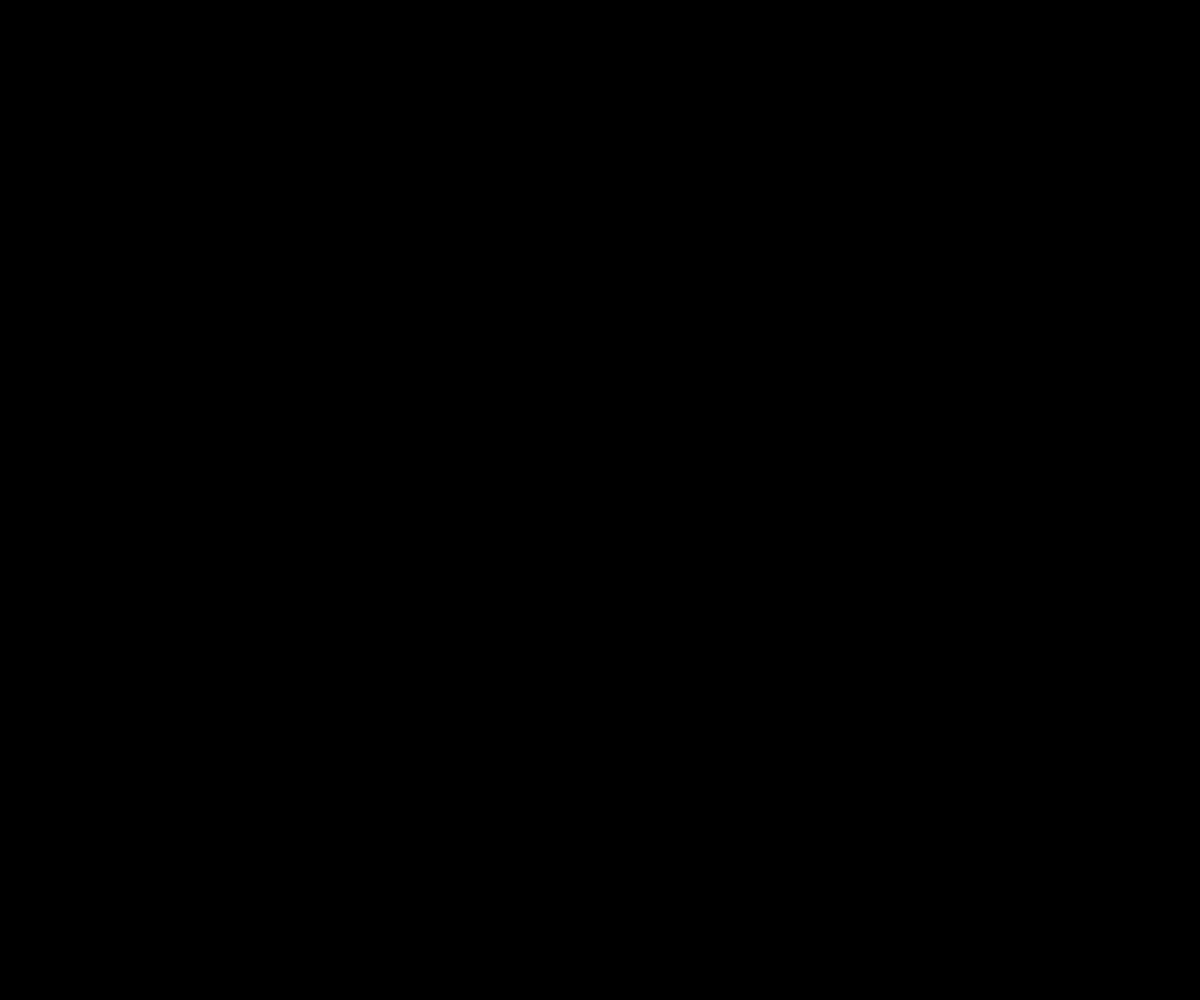
Frame 1 (no input)
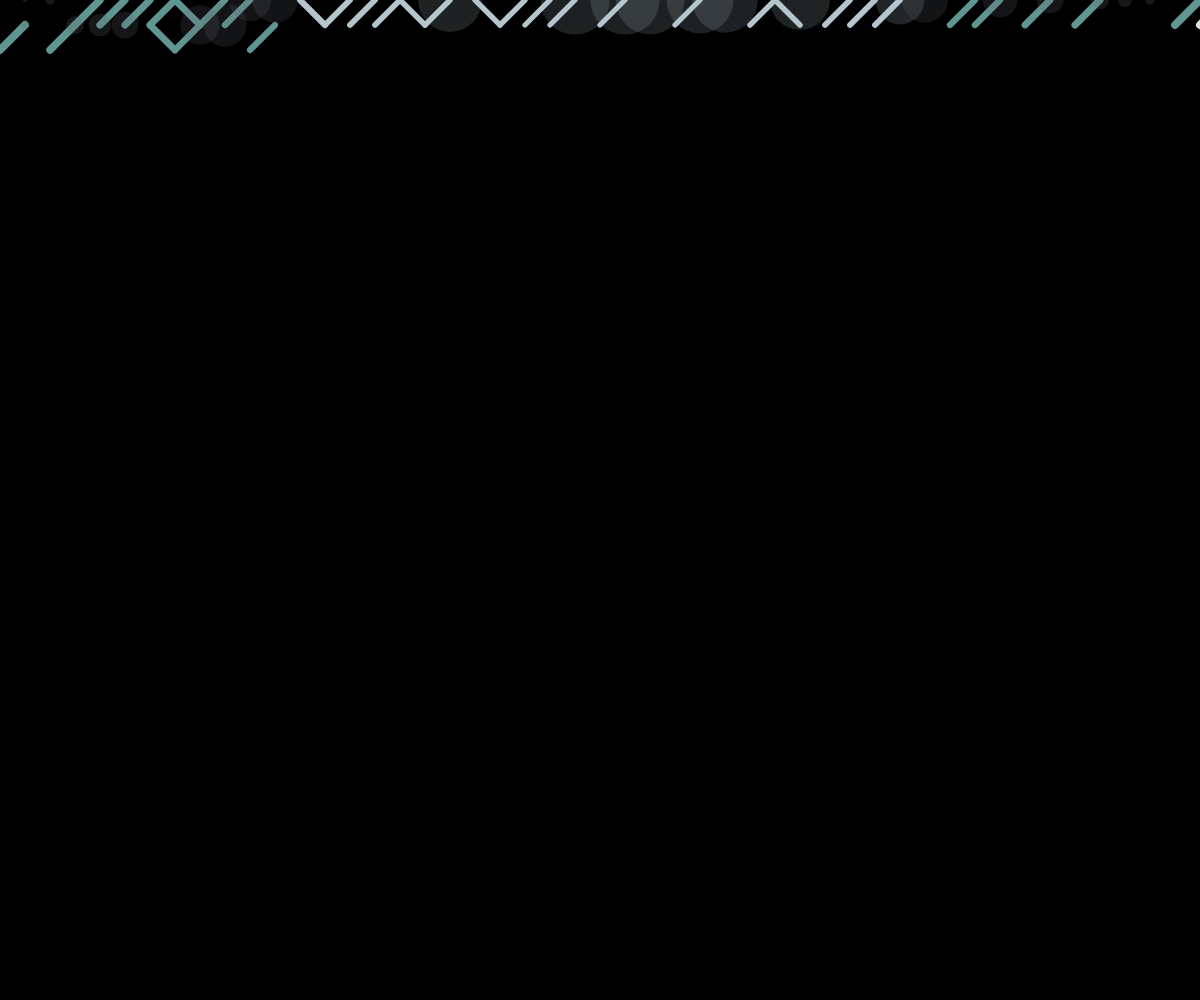
Frame 60 (no input)
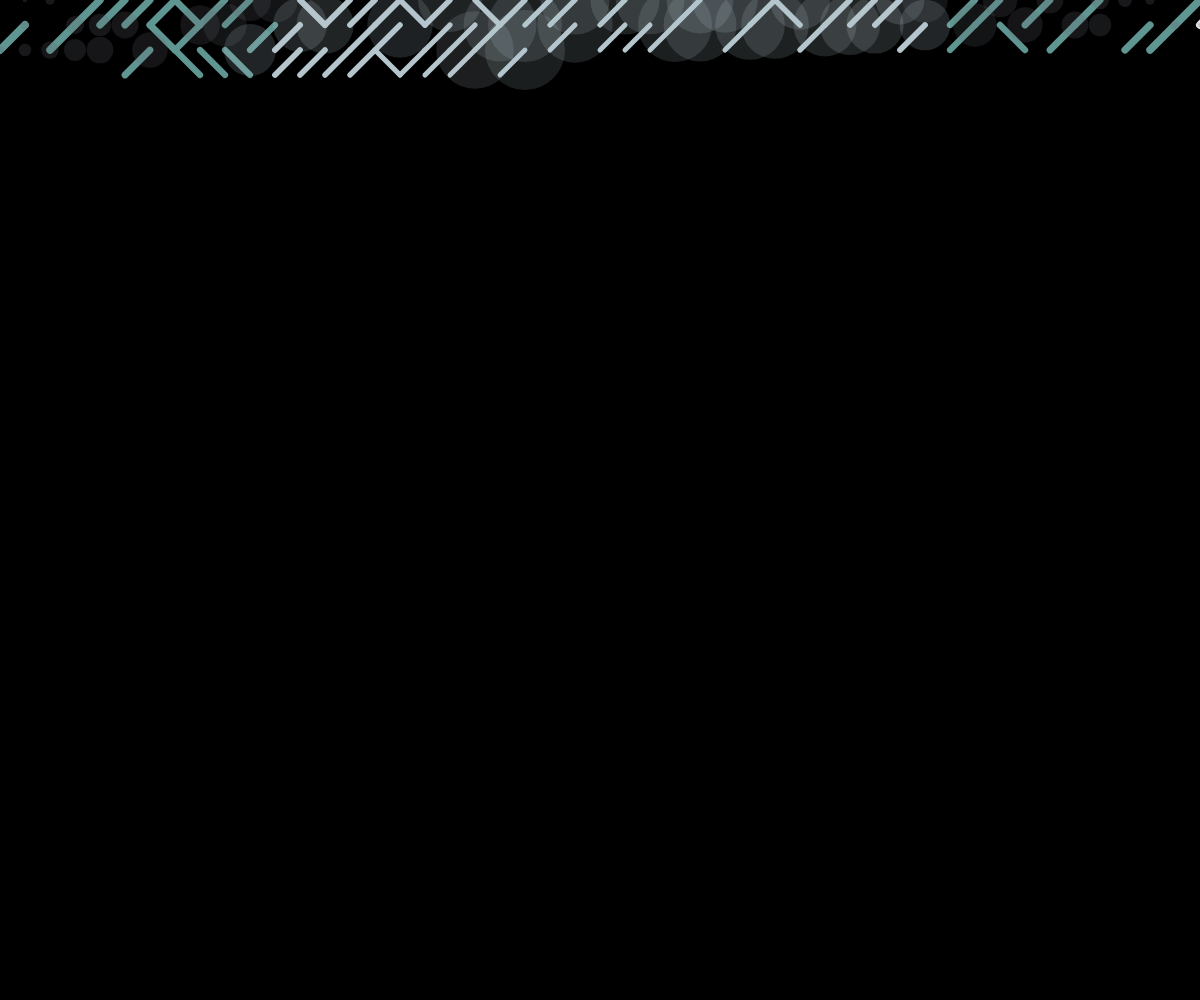
Frame 120 (the mouse pressed at the canvas centre since frame 60)

The p5.js sketch that drew these frames (run headless with seeded random() and noise() and a simulated clock; from frame 60 on, the mouse is pressed at the canvas centre):

// p5.js sketch
// ── sketch.js
/**
 * 	Implementation of 10PRINT-like algorithm (https://10print.org/)
 *
 * 	Many thanks to Daniel Shiffman (http://shiffman.net) for the tremendous amount of work he puts
 * 	in teaching the creative coders community
**/
let x = 0;
let y = 0;
let spacing = 25;
let strk = 1;
let maxDist = 0;
let print = true;
let scheme = ['#524E43','#64676E','#B4C5CC','#609692','#DCE1DB'];
function setup() {
	createCanvas(windowWidth, windowHeight);
	background(0);
	noFill();
	maxDist = dist(0,0, width/2, height/2);
	strokeCap(ROUND);
	//colorMode(HSB);
	frameRate(200);
}

function draw() {
	if(print){
		printChars();
	}

}

function printChars (){
	let d = dist(x,y,width/2, height/2);
	let strk  = map(d,0,maxDist,0.3,8);
	strokeWeight(strk);
	let schemeIndex = floor(map(d, 0, maxDist,0,4));

	stroke(scheme[schemeIndex]);
	translate(x,y);

	if(random(1)>0.55){
		if(random(1)>0.79 ){
			line(0,0, spacing, spacing);
		}else{
			let ellFill = color(scheme[4-schemeIndex]);
			fill(ellFill._getRed(), ellFill._getGreen(), ellFill._getBlue(), strk*8);

			noStroke();
			let diam = spacing*(8-strk)
			ellipse(0,0,diam);
		}
	}else{
		line(spacing,0,0,spacing);
	}


	x+=spacing;
	if(x>width){
		x=0;
		y+=spacing;
		if(y>height){
			print = false;
		}
	}
}

function keyTyped(){
	if(key == ' '){
		x = 0;
		y = 0;
		background(0);
		print = true;
	}
}
